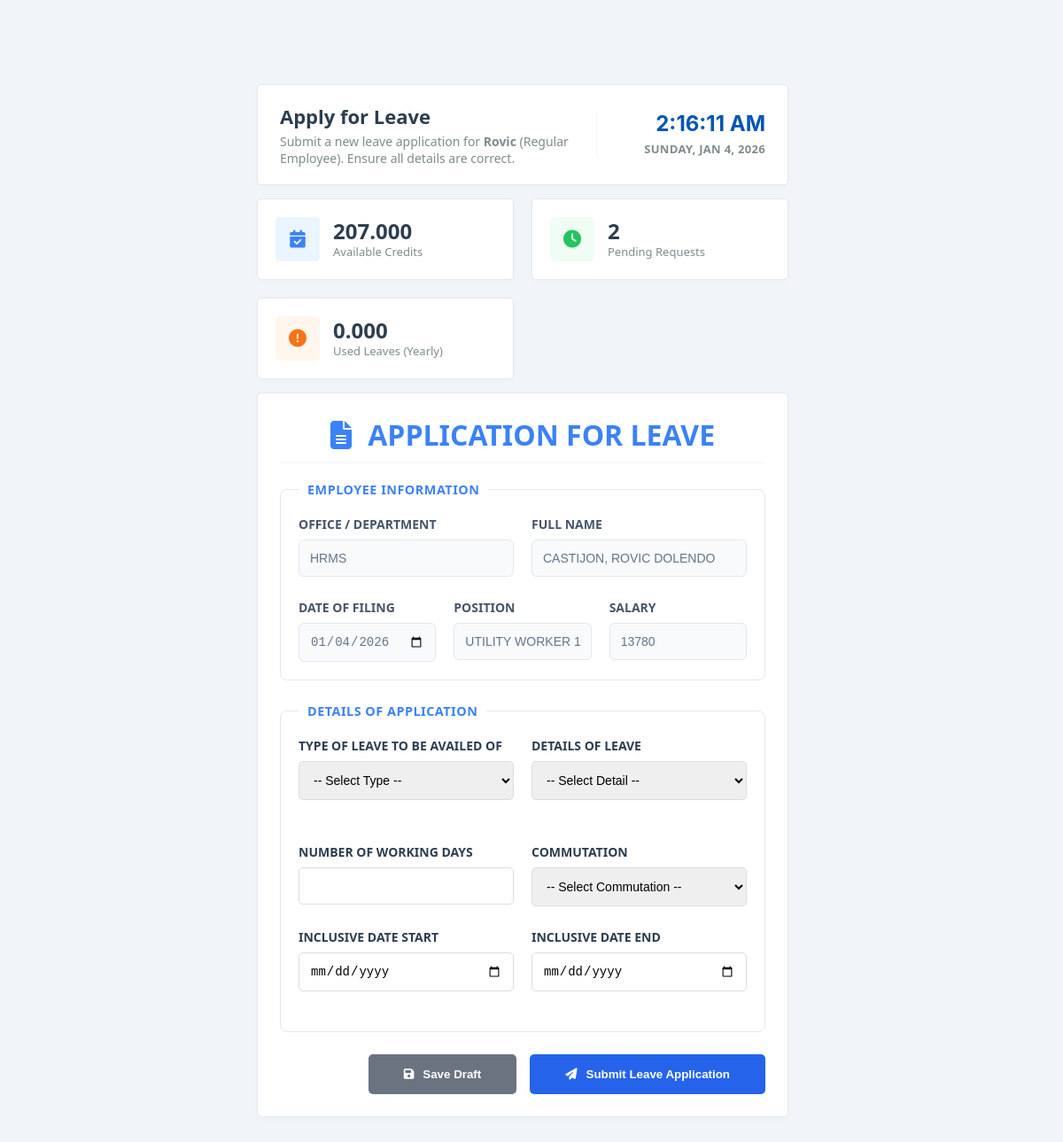
Page /accounts/regular/apply-leave.php (signed in) on the committed database.
### tables this page shows
CREATE TABLE `employee` (
  `employee_id` int(11) NOT NULL COMMENT 'Unique ID for each employee, assigned manually',
  `first_name` varchar(100) DEFAULT NULL COMMENT 'Employee first name',
  `middle_name` varchar(100) DEFAULT NULL COMMENT 'Employee middle name',
  `last_name` varchar(100) DEFAULT NULL COMMENT 'Employee last name',
  `extension` varchar(50) DEFAULT NULL COMMENT 'Name extension (e.g., Jr., Sr.)',
  `suffix` varchar(50) DEFAULT NULL COMMENT 'Suffix for the name (if applicable)',
  `profile_pic` varchar(255) DEFAULT NULL COMMENT 'Path to profile picture',
  `birth_date` date DEFAULT NULL COMMENT 'Employee birth date',
  `gender` enum('Male','Female','Other') DEFAULT 'Male' COMMENT 'Gender of the employee',
  `department_id` varchar(20) NOT NULL COMMENT 'ID of the department the employee belongs to',
  `detailed_department_id` varchar(20) DEFAULT NULL COMMENT 'ID of the sub-department / unit',
  `position` varchar(150) DEFAULT NULL COMMENT 'Job position of the employee',
  `role` enum('Regular Employee','HR Officer','HR Staff','Department Head','Admin') DEFAULT 'Regular Employee' COMMENT 'Role of the employee in the system',
  `status` enum('Active','Inactive','Retired') NOT NULL DEFAULT 'Active' COMMENT 'Current employment status: Active, Inactive (resigned), or Retired',
  `salary` int(11) DEFAULT NULL COMMENT 'Employee salary in whole numbers',
  `email` varchar(150) DEFAULT NULL COMMENT 'Employee email address',
  `contact_number` varchar(20) DEFAULT NULL COMMENT 'Employee contact number',
  `password` varchar(255) NOT NULL DEFAULT '',
  `google2fa_secret` varchar(255) DEFAULT NULL COMMENT 'Stores Google Authenticator 2FA secret',
  `google2fa_expiry` datetime DEFAULT NULL COMMENT 'Expiration timestamp for 2FA verification',
  `reset_token` varchar(255) DEFAULT NULL COMMENT 'Token for password reset',
  `reset_token_expiry` datetime DEFAULT NULL COMMENT 'Expiration date/time for reset token',
  `created_at` timestamp NOT NULL DEFAULT current_timestamp() COMMENT 'Timestamp when the employee record was created',
  `updated_at` timestamp NOT NULL DEFAULT current_timestamp() ON UPDATE current_timestamp() COMMENT 'Timestamp when the employee record was last updated',
  `last_login` timestamp NULL DEFAULT NULL COMMENT 'Last login timestamp',
  `last_active` timestamp NULL DEFAULT NULL COMMENT 'Last activity timestamp in the system',
  `authorized_officer_name` varchar(150) DEFAULT NULL COMMENT 'Name of the authorized officer approving the employee assignment',
  `authorized_officer_position` varchar(150) DEFAULT NULL COMMENT 'Position / title of the authorized officer',
  `authorized_officer_signature` varchar(255) DEFAULT NULL COMMENT 'Signature image / path of the authorized officer',
  `authorized_officer_sign_date` date DEFAULT NULL COMMENT 'Date when the authorized officer signed / approved',
  `authorized_official_name` varchar(150) DEFAULT NULL COMMENT 'Name of the higher-level official approving the employee assignment',
  `authorized_official_position` varchar(150) DEFAULT NULL COMMENT 'Position / title of the authorized official',
  `authorized_official_signature` varchar(255) DEFAULT NULL COMMENT 'Signature image / path of the authorized official',
  `authorized_official_sign_date` date DEFAULT NULL COMMENT 'Date when the authorized official signed / approved',
  `two_fa_enabled` tinyint(1) DEFAULT 0 COMMENT '1 if 2FA is enabled, 0 otherwise',
  `two_fa_method` enum('none','email','sms') DEFAULT 'none' COMMENT 'Selected 2FA method',
  `two_fa_code` varchar(6) DEFAULT NULL COMMENT 'Current 2FA verification code',
  `two_fa_code_expiry` datetime DEFAULT NULL COMMENT 'Expiration time for 2FA code',
  `two_fa_attempts` int(11) DEFAULT 0 COMMENT 'Number of failed 2FA attempts',
  `two_fa_expiry` datetime DEFAULT NULL
);

CREATE TABLE `leave_balance` (
  `leave_balance_id` int(11) NOT NULL,
  `employee_id` int(11) NOT NULL COMMENT 'Refers to employee.employee_id',
  `month_year` date NOT NULL COMMENT 'The month/year this credit record represents',
  `vacation_leave` decimal(6,3) DEFAULT 0.000,
  `sick_leave` decimal(6,3) DEFAULT 0.000,
  `earned_vacation` decimal(6,3) DEFAULT 1.250,
  `earned_sick` decimal(6,3) DEFAULT 1.250,
  `prev_month_vacation` decimal(6,3) DEFAULT 0.000,
  `prev_month_sick` decimal(6,3) DEFAULT 0.000,
  `maternity_leave` decimal(6,3) DEFAULT 0.000,
  `paternity_leave` decimal(6,3) DEFAULT 0.000,
  `special_leave` decimal(6,3) DEFAULT 0.000,
  `solo_parent_leave` decimal(6,3) DEFAULT 0.000,
  `calamity_leave` decimal(6,3) DEFAULT 0.000,
  `study_leave` decimal(6,3) DEFAULT 0.000,
  `is_latest` tinyint(1) DEFAULT 1 COMMENT '1 if this is the current active balance',
  `last_credit_month` date DEFAULT NULL,
  `forced_leave_deducted_year` int(11) DEFAULT NULL,
  `remarks` varchar(255) DEFAULT NULL,
  `created_at` timestamp NOT NULL DEFAULT current_timestamp(),
  `updated_at` timestamp NOT NULL DEFAULT current_timestamp() ON UPDATE current_timestamp()
);

CREATE TABLE `department` (
  `department_id` varchar(20) NOT NULL COMMENT 'Unique department identifier, e.g., BBH, BCC',
  `department_name` varchar(255) NOT NULL COMMENT 'Full department name, e.g., Bacolod Boys Home',
  `created_at` timestamp NOT NULL DEFAULT current_timestamp() COMMENT 'Timestamp when department was created'
);

### accounts/regular/apply-leave.php (the view, shortened to what the rows shown need)
<?php
require_once '../../config/config.php';
$displayName = "User";
$displayRole = "Staff";
if (isset($_SESSION['employee_id'])) {
    try {
        $stmtUser = $pdo->prepare("SELECT first_name, last_name, role FROM employee WHERE employee_id = ?");
        $stmtUser->execute([$_SESSION['employee_id']]);
        $user = $stmtUser->fetch(PDO::FETCH_ASSOC);
        if ($user) {
            $displayName = $user['first_name'];
            $displayRole = $user['role'];
        }
    } catch (PDOException $e) {
        error_log("Error fetching user data: " . $e->getMessage());
    }
}
$employee_id = $_SESSION['employee_id'];
$stmt = $pdo->prepare("
    SELECT
        e.*,
        d.department_name,
        dd.detailed_department_name
    FROM employee e
    LEFT JOIN department d ON e.department_id = d.department_id
    LEFT JOIN detailed_department dd ON e.detailed_department_id = dd.detailed_department_id
    WHERE e.employee_id = ?
");
$stmt->execute([$employee_id]);
$employee = $stmt->fetch(PDO::FETCH_ASSOC);
$first_name = $employee['first_name'] ?? '';
$extension  = !empty($employee['extension']) ? ' ' . $employee['extension'] : '';
$middle_name_full = $employee['middle_name'] ?? '';
$last_name = $employee['last_name'] ?? '';
$position = $employee['position'] ?? 'N/A';
$salary = $employee['salary'] ?? '0.00';
$acronym = !empty($employee['department_name']) ?
    implode('', array_map(fn($w) => strtoupper(substr($w, 0, 1)), explode(' ', $employee['department_name']))) : 'N/A';
$stmtBal = $pdo->prepare("SELECT vacation_leave, sick_leave FROM leave_balance WHERE employee_id = ? AND is_latest = 1 LIMIT 1");
$stmtBal->execute([$employee_id]);
$balance = $stmtBal->fetch(PDO::FETCH_ASSOC);
$availableCredits = ($balance) ? ($balance['vacation_leave'] + $balance['sick_leave']) : 0.000;
?>
<!DOCTYPE html>
<html lang="en">
<head>
    <link rel="stylesheet" href="/HRIS/assets/css/style.css">
    <link rel="stylesheet" href="/HRIS/assets/css/ledger-table.css">
    <link rel="stylesheet" href="https://cdn.jsdelivr.net/npm/bootstrap-icons@1.11.3/font/bootstrap-icons.min.css">
    <link rel="stylesheet" href="https://cdnjs.cloudflare.com/ajax/libs/font-awesome/6.5.1/css/all.min.css">
</head>
<body>
    <div class="wrapper">
        <main class="main-content" id="main-content">
            <div class="dashboard-wrapper">
                <div class="welcome-header">
                    <div class="welcome-text">
                        <h1>Apply for Leave</h1>
                        <p>Submit a new leave application for <strong><?= htmlspecialchars($displayName) ?></strong> (<?= htmlspecialchars($displayRole) ?>). Ensure all details are correct.</p>
                    </div>
                </div>
                <div class="stats-grid">
                    <div class="stat-card">
                        <div class="stat-info">
                            <h3><?= number_format($availableCredits ?? 0, 3) ?></h3>
                            <p>Available Credits</p>
                        </div>
                    </div>
                </div>
                <div class="main-dashboard-grid" style="grid-template-columns: 1fr;">
                    <div class="feed-container">
                        <div class="content-card">
                            <div class="card-header" style="display: flex; justify-content: center; align-items: center;">
                                <h2 style="text-transform: uppercase; font-size: 2rem; font-weight: bold; color: #3b82f6; margin: 0;">
                                    <i class="fas fa-file-alt" style="margin-right: 10px;"></i> APPLICATION FOR LEAVE
                                </h2>
                            </div>
                            <form method="POST" action="Processing.php" id="leaveForm" enctype="multipart/form-data">
                                <fieldset style="border: 1px solid #e2e8f0; padding: 20px; border-radius: 8px; margin-bottom: 25px;">
                                    <div class="form-row" style="display: grid; grid-template-columns: 1fr 1fr; gap: 20px; margin-bottom: 25px;">
                                        <div class="form-group">
                                            <label style="display:block; margin-bottom:8px; font-weight:600; color: #475569; text-transform: uppercase;">OFFICE / DEPARTMENT</label>
                                            <input type="text" value="<?= htmlspecialchars($acronym) ?>" readonly style="background:#f8fafc; border:1px solid #e2e8f0; padding: 12px; border-radius: 6px; width:100%; color: #64748b;">
                                        </div>
                                        <div class="form-group">
                                            <label style="display:block; margin-bottom:8px; font-weight:600; color: #475569; text-transform: uppercase;">FULL NAME</label>
                                            <?php $full_display_name = strtoupper($last_name . ', ' . $first_name . ($middle_name_full ? ' ' . $middle_name_full : '') . $extension); ?>
                                            <input type="text" value="<?= htmlspecialchars($full_display_name) ?>" readonly style="background:#f8fafc; border:1px solid #e2e8f0; padding: 12px; border-radius: 6px; width:100%; color: #64748b;">
                                        </div>
                                    </div>
                                    <div class="form-row" style="display: grid; grid-template-columns: 1fr 1fr 1fr; gap: 20px;">
                                        <div class="form-group">
                                            <label style="display:block; margin-bottom:8px; font-weight:600; color: #475569; text-transform: uppercase;">POSITION</label>
                                            <input type="text" name="position" value="<?= htmlspecialchars($position) ?>" style="background:#f8fafc; border:1px solid #e2e8f0; padding: 12px; border-radius: 6px; width:100%; color: #64748b;">
                                        </div>
                                        <div class="form-group">
                                            <label style="display:block; margin-bottom:8px; font-weight:600; color: #475569; text-transform: uppercase;">SALARY</label>
                                            <input type="text" name="salary" value="<?= htmlspecialchars($salary) ?>" style="background:#f8fafc; border:1px solid #e2e8f0; padding: 12px; border-radius: 6px; width:100%; color: #64748b;">
                                        </div>
                                    </div>
                                </fieldset>
                            </form>
                        </div>
                    </div>
                </div>
            </div>
    </div>
</body>
</html>

### rows in the picture
employee: first_name "Rovic", role "Regular Employee", department.department_name "HRMS", last_name+first_name+middle_name "CASTIJON, ROVIC DOLENDO", position "UTILITY WORKER 1", salary "13780"
leave_balance: availableCredits "207.000"

### other values in the picture
$pendingRequests "2"
$usedLeaves "0.000"
